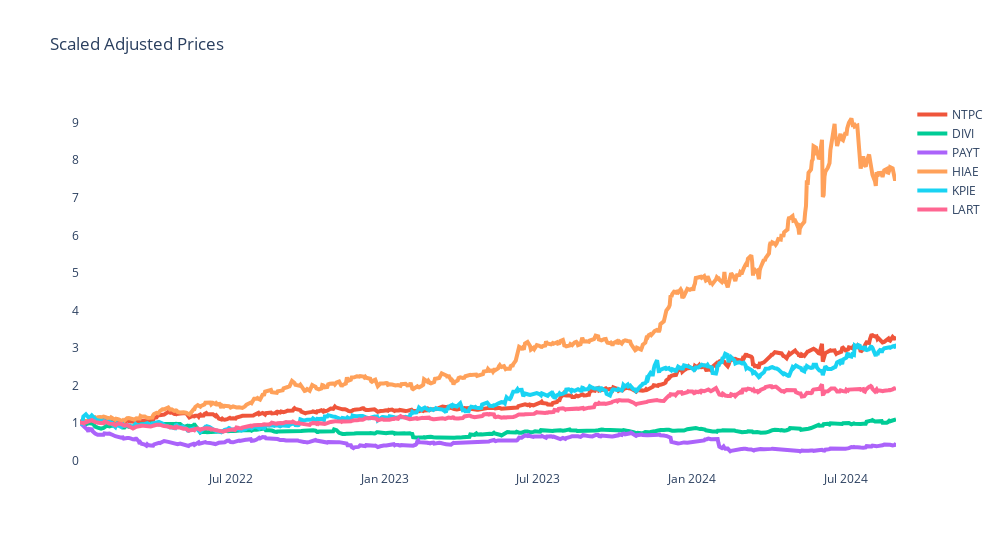
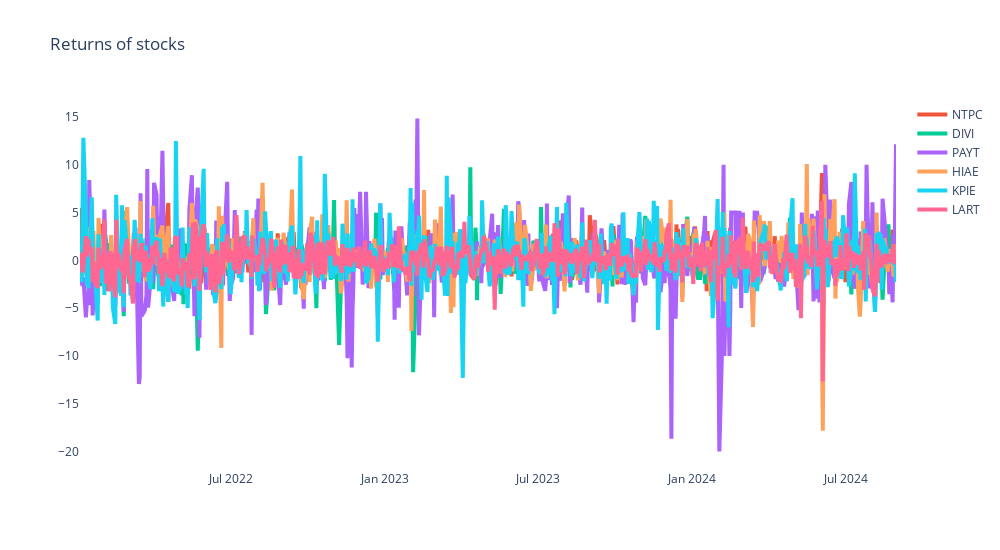

Write notebook code for charts like these, in order.
### Code cell
#Plotting several graphs for data visualization 
plot_financial_data(stock_pf_scaled, "Scaled Adjusted Prices")
plot_financial_data(daily_returns_stock_pf,"Returns of stocks")
fig = px.histogram(daily_returns_stock_pf.drop(columns = ['Date']))
fig.update_layout({'plot_bgcolor': "white"})
plt.figure(figsize = (10, 8))
sns.heatmap(daily_returns_stock_pf.drop(columns = ['Date']).corr(), annot = True,);
sns.pairplot(daily_returns_stock_pf)

### Figure 1 — Plotly figure (JSON) as saved in the notebook; plotly's stock layout.template omitted (floating-point values rounded to 4 significant figures; data arrays with more than 128 entries replaced by an {"elided": "..."} marker saying what was removed)
{"data": [{"hovertemplate": "<extra></extra>", "legendgroup": "", "line": {"color": "#636efa", "dash": "solid", "width": 4}, "marker": {"symbol": "circle"}, "mode": "lines", "name": "", "orientation": "v", "showlegend": false, "type": "scatter", "xaxis": "x", "yaxis": "y"}, {"line": {"width": 4}, "mode": "lines", "name": "NTPC", "type": "scatter", "x": {"elided": "660 str values"}, "y": {"elided": "660 float values"}}, {"line": {"width": 4}, "mode": "lines", "name": "DIVI", "type": "scatter", "x": {"elided": "660 str values"}, "y": {"elided": "660 float values"}}, {"line": {"width": 4}, "mode": "lines", "name": "PAYT", "type": "scatter", "x": {"elided": "660 str values"}, "y": {"elided": "660 float values"}}, {"line": {"width": 4}, "mode": "lines", "name": "HIAE", "type": "scatter", "x": {"elided": "660 str values"}, "y": {"elided": "660 float values"}}, {"line": {"width": 4}, "mode": "lines", "name": "KPIE", "type": "scatter", "x": {"elided": "660 str values"}, "y": {"elided": "660 float values"}}, {"line": {"width": 4}, "mode": "lines", "name": "LART", "type": "scatter", "x": {"elided": "660 str values"}, "y": {"elided": "660 float values"}}], "layout": {"height": 550, "legend": {"tracegroupgap": 0}, "plot_bgcolor": "white", "title": {"text": "Scaled Adjusted Prices"}, "width": 1000, "xaxis": {"anchor": "y", "autorange": true, "domain": [0, 1], "range": ["2022-01-03", "2024-08-30"], "type": "date"}, "yaxis": {"anchor": "x", "autorange": true, "domain": [0, 1], "range": [-0.2565, 9.607], "type": "linear"}}}

### Figure 2 — Plotly figure (JSON) as saved in the notebook; plotly's stock layout.template omitted (floating-point values rounded to 4 significant figures; data arrays with more than 128 entries replaced by an {"elided": "..."} marker saying what was removed)
{"data": [{"hovertemplate": "<extra></extra>", "legendgroup": "", "line": {"color": "#636efa", "dash": "solid", "width": 4}, "marker": {"symbol": "circle"}, "mode": "lines", "name": "", "orientation": "v", "showlegend": false, "type": "scatter", "xaxis": "x", "yaxis": "y"}, {"line": {"width": 4}, "mode": "lines", "name": "NTPC", "type": "scatter", "x": {"elided": "660 str values"}, "y": {"elided": "660 float values"}}, {"line": {"width": 4}, "mode": "lines", "name": "DIVI", "type": "scatter", "x": {"elided": "660 str values"}, "y": {"elided": "660 float values"}}, {"line": {"width": 4}, "mode": "lines", "name": "PAYT", "type": "scatter", "x": {"elided": "660 str values"}, "y": {"elided": "660 float values"}}, {"line": {"width": 4}, "mode": "lines", "name": "HIAE", "type": "scatter", "x": {"elided": "660 str values"}, "y": {"elided": "660 float values"}}, {"line": {"width": 4}, "mode": "lines", "name": "KPIE", "type": "scatter", "x": {"elided": "660 str values"}, "y": {"elided": "660 float values"}}, {"line": {"width": 4}, "mode": "lines", "name": "LART", "type": "scatter", "x": {"elided": "660 str values"}, "y": {"elided": "660 float values"}}], "layout": {"height": 550, "legend": {"tracegroupgap": 0}, "plot_bgcolor": "white", "title": {"text": "Returns of stocks"}, "width": 1000, "xaxis": {"anchor": "y", "autorange": true, "domain": [0, 1], "range": ["2022-01-03", "2024-08-30"], "type": "date"}, "yaxis": {"anchor": "x", "autorange": true, "domain": [0, 1], "range": [-21.94, 16.78], "type": "linear"}}}
